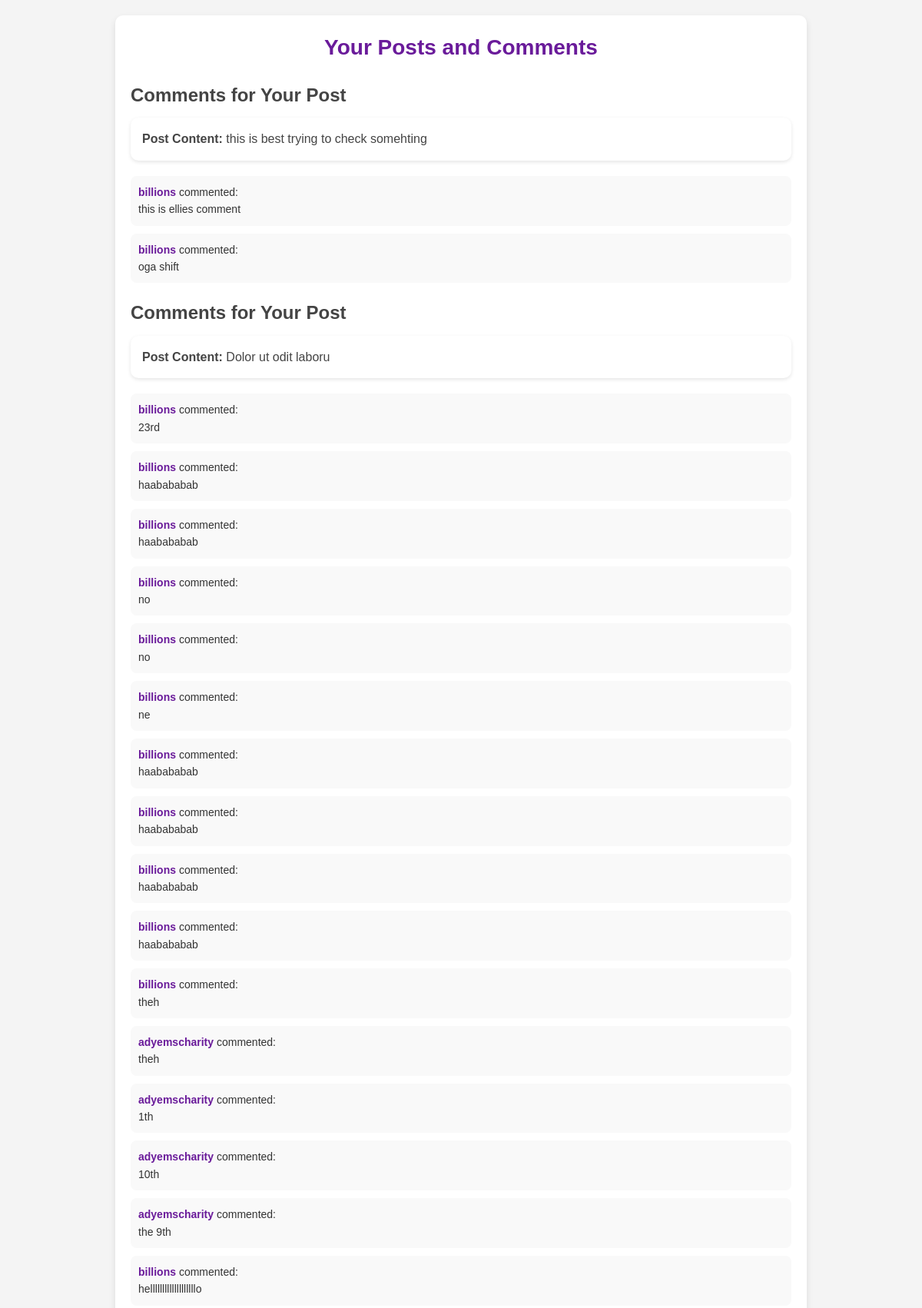
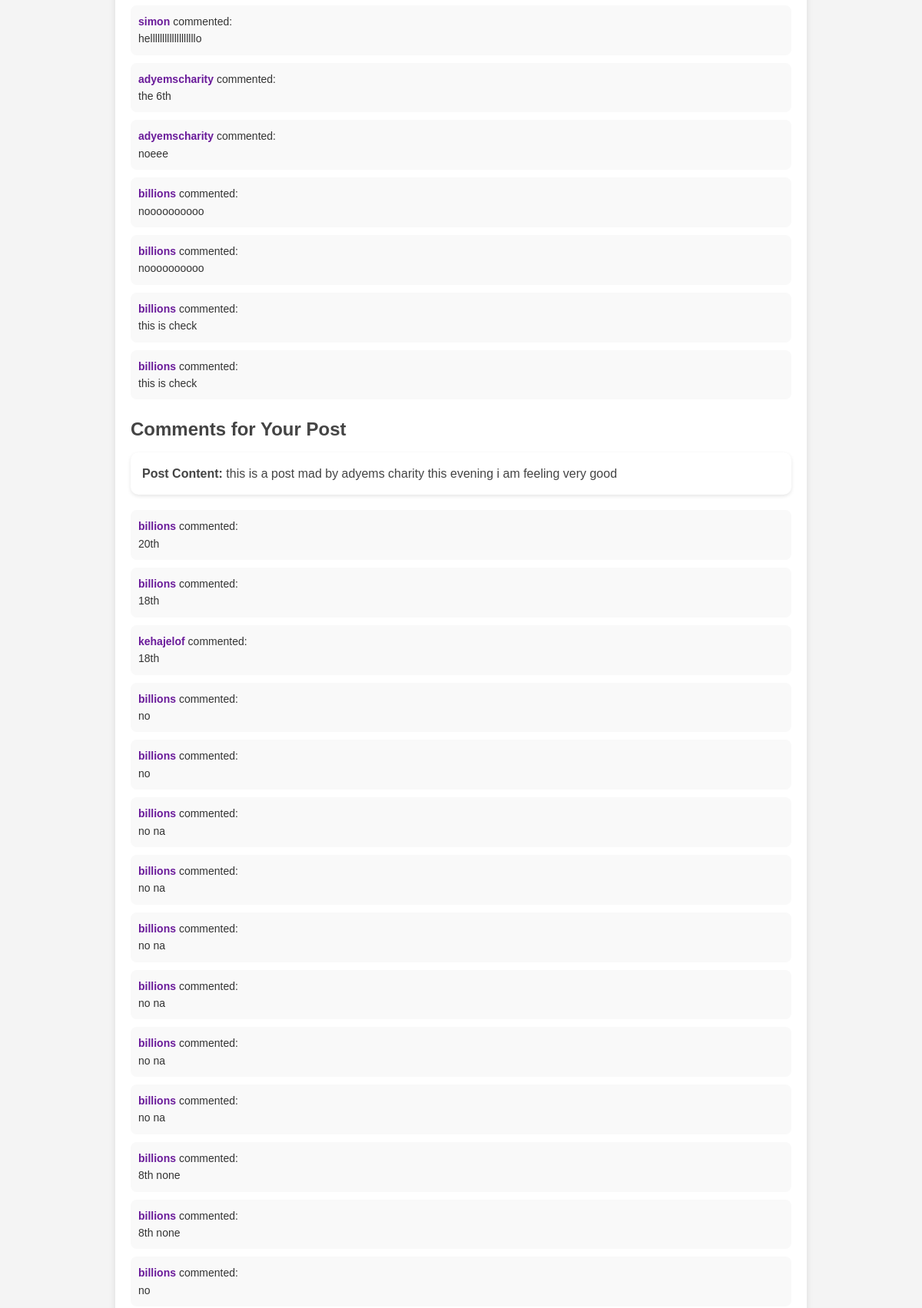
The page /dashboard/notificationold.php (signed in, upper part) on the database its author committed (2 pictures, top to bottom).
### tables this page shows
CREATE TABLE `posts` (
  `post_id` int(11) NOT NULL,
  `user_id` int(11) NOT NULL,
  `post_content` text DEFAULT NULL,
  `media_url` varchar(255) DEFAULT NULL,
  `media_type` enum('image','video','none') DEFAULT 'none',
  `created_at` timestamp NOT NULL DEFAULT current_timestamp(),
  `updated_at` timestamp NOT NULL DEFAULT current_timestamp() ON UPDATE current_timestamp(),
  `view_count` int(11) DEFAULT 0
);

CREATE TABLE `comments` (
  `comment_id` int(11) NOT NULL,
  `post_id` int(11) NOT NULL,
  `user_id` int(11) NOT NULL,
  `comment_text` text NOT NULL,
  `created_at` timestamp NOT NULL DEFAULT current_timestamp()
);

CREATE TABLE `users` (
  `id` int(11) NOT NULL,
  `username` varchar(255) NOT NULL,
  `email` varchar(255) NOT NULL,
  `password` varchar(255) NOT NULL,
  `profile_picture` varchar(255) DEFAULT NULL,
  `created_at` timestamp NOT NULL DEFAULT current_timestamp(),
  `address` varchar(255) DEFAULT NULL,
  `department` varchar(255) DEFAULT NULL,
  `faculty` varchar(255) DEFAULT NULL,
  `level` varchar(255) DEFAULT NULL,
  `id_number` varchar(50) DEFAULT NULL,
  `phone_number` varchar(50) DEFAULT NULL,
  `stays_in_hostel` enum('Yes','No') DEFAULT NULL,
  `about_me` text DEFAULT NULL,
  `full_name` varchar(255) DEFAULT NULL,
  `interests` text DEFAULT NULL,
  `relationship_status` enum('Single','Married','In a relationship','It''s complicated','Divorced','Widowed') DEFAULT NULL,
  `gender` varchar(10) DEFAULT NULL,
  `account_name` varchar(255) NOT NULL,
  `account_number` varchar(255) NOT NULL,
  `bank_name` varchar(255) NOT NULL,
  `verified` tinyint(1) DEFAULT 0,
  `club` varchar(255) NOT NULL,
  `first_time` tinyint(1) DEFAULT 1
);

### dashboard/notificationold.php (the view, shortened to what this page needs)
<?php
include("db_connection.php");
$user_id = $_SESSION['user_id'];
$sql_posts = "SELECT post_id, user_id, post_content FROM posts WHERE user_id = ? ORDER BY created_at DESC";
$stmt_posts = $conn->prepare($sql_posts);
$stmt_posts->bind_param("i", $user_id);
$stmt_posts->execute();
$posts_result = $stmt_posts->get_result();
?>
<!DOCTYPE html>
<html lang="en">
<head>
</head>
<body>
    <div class="container">
        <h1>Your Posts and Comments</h1>
        <?php while ($post = $posts_result->fetch_assoc()): ?>
            <h2>Comments for Your Post</h2>
            <div class="post">
                <p><strong>Post Content:</strong> <?php echo nl2br(htmlspecialchars($post['post_content'])); ?></p>
            </div>
            <?php
            $sql_comments = "SELECT c.comment_id, c.comment_text, u.username AS commenter_username
                             FROM comments c
                             JOIN users u ON c.user_id = u.id
                             WHERE c.post_id = ?
                             ORDER BY c.created_at DESC";
            $stmt_comments = $conn->prepare($sql_comments);
            $stmt_comments->bind_param("i", $post['post_id']);
            $stmt_comments->execute();
            $comments_result = $stmt_comments->get_result();
            ?>
            <?php if ($comments_result && $comments_result->num_rows > 0): ?>
                <?php while ($comment = $comments_result->fetch_assoc()): ?>
                    <div class="comment">
                        <p><strong><?php echo htmlspecialchars($comment['commenter_username']); ?></strong> commented:</p>
                        <p><?php echo nl2br(htmlspecialchars($comment['comment_text'])); ?></p>
                    </div>
                <?php endwhile; ?>
            <?php else: ?>
                <p>No comments for this post yet.</p>
            <?php endif; ?>
        <?php endwhile; ?>
    </div>
</body>
</html>

### dashboard/notificationold.php (style rules this page uses)
* { margin: 0; padding: 0; box-sizing: border-box; font-family: Arial, sans-serif; }
body { background-color: #f4f4f4; color: #333; line-height: 1.6; padding: 20px; }
.container { max-width: 900px; margin: 0 auto; background-color: #fff; border-radius: 10px; box-shadow: 0 4px 8px rgba(0, 0, 0, 0.1); padding: 20px; }
h1 { font-size: 28px; color: #6a1b9a; margin-bottom: 20px; text-align: center; }
h2 { font-size: 24px; color: #444; margin-bottom: 10px; margin-top: 20px; }
.post { background-color: #fff; padding: 15px; border-radius: 10px; box-shadow: 0 2px 5px rgba(0, 0, 0, 0.1); margin-bottom: 20px; }
.post p { font-size: 16px; color: #444; }
.comment { background-color: #f9f9f9; padding: 10px; border-radius: 8px; margin-top: 10px; margin-bottom: 10px; }
.comment p { font-size: 14px; color: #333; }
.comment strong { color: #6a1b9a; }

### rows shown on the page
posts: post_content "this is best trying to check somehting"
comments: user.username "billions", comment_text "this is ellies comment"
comments: user.username "billions", comment_text "oga shift"
posts: post_content "Dolor ut odit laboru"
comments: user.username "billions", comment_text "23rd"
comments: user.username "billions", comment_text "haabababab"
comments: user.username "billions", comment_text "haabababab"
comments: user.username "billions", comment_text "no"
comments: user.username "billions", comment_text "no"
comments: user.username "billions", comment_text "ne"
comments: user.username "billions", comment_text "haabababab"
comments: user.username "billions", comment_text "haabababab"
comments: user.username "billions", comment_text "haabababab"
comments: user.username "billions", comment_text "haabababab"
comments: user.username "billions", comment_text "theh"
comments: user.username "adyemscharity", comment_text "theh"
comments: user.username "adyemscharity", comment_text "1th"
comments: user.username "adyemscharity", comment_text "10th"
comments: user.username "adyemscharity", comment_text "the 9th"
comments: user.username "billions", comment_text "helllllllllllllllllllo"
comments: user.username "simon", comment_text "helllllllllllllllllllo"
comments: user.username "adyemscharity", comment_text "the 6th"
comments: user.username "adyemscharity", comment_text "noeee"
comments: user.username "billions", comment_text "noooooooooo"
comments: user.username "billions", comment_text "noooooooooo"
comments: user.username "billions", comment_text "this is check"
comments: user.username "billions", comment_text "this is check"
posts: post_content "this is a post mad by adyems charity this evening i am feeling very good"
comments: user.username "billions", comment_text "20th"
comments: user.username "billions", comment_text "18th"
comments: user.username "kehajelof", comment_text "18th"
comments: user.username "billions", comment_text "no"
comments: user.username "billions", comment_text "no"
comments: user.username "billions", comment_text "no na"
comments: user.username "billions", comment_text "no na"
comments: user.username "billions", comment_text "no na"
comments: user.username "billions", comment_text "no na"
comments: user.username "billions", comment_text "no na"
comments: user.username "billions", comment_text "no na"
comments: user.username "billions", comment_text "8th none"
comments: user.username "billions", comment_text "8th none"
comments: user.username "billions", comment_text "no"
